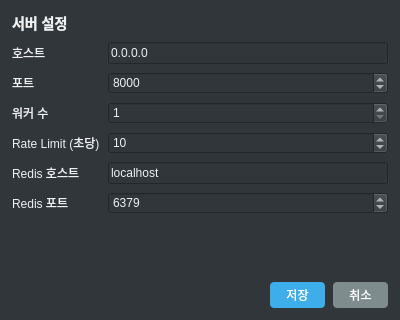
<?xml version="1.0" encoding="UTF-8"?>
<ui version="4.0">
 <class>ServerSettingsForm</class>
 <widget class="QWidget" name="ServerSettingsForm">
  <property name="geometry">
   <rect>
    <x>0</x>
    <y>0</y>
    <width>400</width>
    <height>320</height>
   </rect>
  </property>
  <property name="windowTitle">
   <string>Server Settings</string>
  </property>
  <property name="styleSheet">
   <string notr="true">background-color: #31363b; color: #eff0f1;</string>
  </property>
  <layout class="QVBoxLayout" name="verticalLayout">
   <property name="spacing">
    <number>8</number>
   </property>
   <property name="leftMargin">
    <number>12</number>
   </property>
   <property name="topMargin">
    <number>12</number>
   </property>
   <property name="rightMargin">
    <number>12</number>
   </property>
   <property name="bottomMargin">
    <number>12</number>
   </property>
   <item>
    <widget class="QLabel" name="label_title">
     <property name="text">
      <string>서버 설정</string>
     </property>
     <property name="styleSheet">
      <string notr="true">font-size: 14px; font-weight: bold; color: #eff0f1;</string>
     </property>
    </widget>
   </item>
   <item>
    <layout class="QFormLayout" name="formLayout">
     <item row="0" column="0">
      <widget class="QLabel" name="label_host">
       <property name="text">
        <string>호스트</string>
       </property>
      </widget>
     </item>
     <item row="0" column="1">
      <widget class="QLineEdit" name="lineEdit_host">
       <property name="text">
        <string>0.0.0.0</string>
       </property>
       <property name="placeholderText">
        <string>예: 0.0.0.0</string>
       </property>
      </widget>
     </item>
     <item row="1" column="0">
      <widget class="QLabel" name="label_port">
       <property name="text">
        <string>포트</string>
       </property>
      </widget>
     </item>
     <item row="1" column="1">
      <widget class="QSpinBox" name="spinBox_port">
       <property name="minimum">
        <number>1</number>
       </property>
       <property name="maximum">
        <number>65535</number>
       </property>
       <property name="value">
        <number>8000</number>
       </property>
      </widget>
     </item>
     <item row="2" column="0">
      <widget class="QLabel" name="label_workers">
       <property name="text">
        <string>워커 수</string>
       </property>
      </widget>
     </item>
     <item row="2" column="1">
      <widget class="QSpinBox" name="spinBox_workers">
       <property name="minimum">
        <number>1</number>
       </property>
       <property name="maximum">
        <number>32</number>
       </property>
       <property name="value">
        <number>1</number>
       </property>
      </widget>
     </item>
     <item row="3" column="0">
      <widget class="QLabel" name="label_rate_limit">
       <property name="text">
        <string>Rate Limit (초당)</string>
       </property>
      </widget>
     </item>
     <item row="3" column="1">
      <widget class="QSpinBox" name="spinBox_rate_limit">
       <property name="minimum">
        <number>1</number>
       </property>
       <property name="maximum">
        <number>1000</number>
       </property>
       <property name="value">
        <number>10</number>
       </property>
      </widget>
     </item>
     <item row="4" column="0">
      <widget class="QLabel" name="label_redis_host">
       <property name="text">
        <string>Redis 호스트</string>
       </property>
      </widget>
     </item>
     <item row="4" column="1">
      <widget class="QLineEdit" name="lineEdit_redis_host">
       <property name="text">
        <string>localhost</string>
       </property>
       <property name="placeholderText">
        <string>예: localhost</string>
       </property>
      </widget>
     </item>
     <item row="5" column="0">
      <widget class="QLabel" name="label_redis_port">
       <property name="text">
        <string>Redis 포트</string>
       </property>
      </widget>
     </item>
     <item row="5" column="1">
      <widget class="QSpinBox" name="spinBox_redis_port">
       <property name="minimum">
        <number>1</number>
       </property>
       <property name="maximum">
        <number>65535</number>
       </property>
       <property name="value">
        <number>6379</number>
       </property>
      </widget>
     </item>
    </layout>
   </item>
   <item>
    <spacer name="verticalSpacer">
     <property name="orientation">
      <enum>Qt::Vertical</enum>
     </property>
     <property name="sizeHint" stdset="0">
      <size>
       <width>20</width>
       <height>20</height>
      </size>
     </property>
    </spacer>
   </item>
   <item>
    <layout class="QHBoxLayout" name="horizontalLayout_buttons">
     <item>
      <spacer name="horizontalSpacer">
       <property name="orientation">
        <enum>Qt::Horizontal</enum>
       </property>
       <property name="sizeHint" stdset="0">
        <size>
         <width>40</width>
         <height>20</height>
        </size>
       </property>
      </spacer>
     </item>
     <item>
      <widget class="QPushButton" name="pushButton_save">
       <property name="text">
        <string>저장</string>
       </property>
       <property name="styleSheet">
        <string notr="true">background-color: #3daee9; color: #ffffff; border-radius: 4px; padding: 4px 16px;</string>
       </property>
      </widget>
     </item>
     <item>
      <widget class="QPushButton" name="pushButton_cancel">
       <property name="text">
        <string>취소</string>
       </property>
       <property name="styleSheet">
        <string notr="true">background-color: #7f8c8d; color: #ffffff; border-radius: 4px; padding: 4px 16px;</string>
       </property>
      </widget>
     </item>
    </layout>
   </item>
  </layout>
 </widget>
 <resources/>
 <connections/>
</ui>
